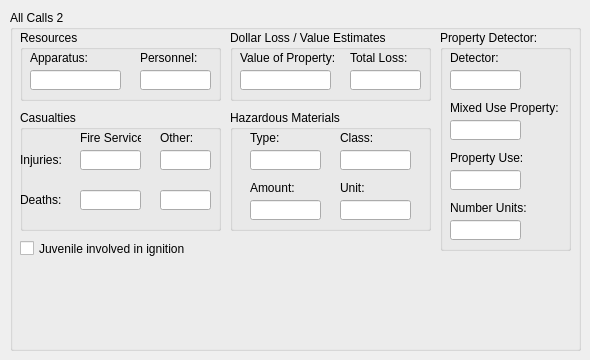
    <widget class="QWidget" name="tab_3">
     <attribute name="title">
      <string>All Calls 2</string>
     </attribute>
     <widget class="QGroupBox" name="groupBox_4">
      <property name="geometry">
       <rect>
        <x>10</x>
        <y>10</y>
        <width>571</width>
        <height>341</height>
       </rect>
      </property>
      <property name="title">
       <string>All Calls 2</string>
      </property>
      <widget class="QGroupBox" name="groupBox_5">
       <property name="geometry">
        <rect>
         <x>10</x>
         <y>20</y>
         <width>201</width>
         <height>71</height>
        </rect>
       </property>
       <property name="title">
        <string>Resources</string>
       </property>
       <widget class="QLabel" name="label_24">
        <property name="geometry">
         <rect>
          <x>10</x>
          <y>20</y>
          <width>71</width>
          <height>16</height>
         </rect>
        </property>
        <property name="text">
         <string>Apparatus:</string>
        </property>
       </widget>
       <widget class="QLabel" name="label_25">
        <property name="geometry">
         <rect>
          <x>120</x>
          <y>20</y>
          <width>71</width>
          <height>16</height>
         </rect>
        </property>
        <property name="text">
         <string>Personnel:</string>
        </property>
       </widget>
       <widget class="QLineEdit" name="DB_TEXT_AC2_Apparatus">
        <property name="geometry">
         <rect>
          <x>10</x>
          <y>40</y>
          <width>91</width>
          <height>20</height>
         </rect>
        </property>
       </widget>
       <widget class="QLineEdit" name="DB_TEXT_AC2_Personnel">
        <property name="geometry">
         <rect>
          <x>120</x>
          <y>40</y>
          <width>71</width>
          <height>20</height>
         </rect>
        </property>
       </widget>
      </widget>
      <widget class="QGroupBox" name="groupBox_6">
       <property name="geometry">
        <rect>
         <x>220</x>
         <y>20</y>
         <width>201</width>
         <height>71</height>
        </rect>
       </property>
       <property name="title">
        <string>Dollar Loss / Value Estimates</string>
       </property>
       <widget class="QLabel" name="label_26">
        <property name="geometry">
         <rect>
          <x>10</x>
          <y>20</y>
          <width>111</width>
          <height>16</height>
         </rect>
        </property>
        <property name="text">
         <string>Value of Property:</string>
        </property>
       </widget>
       <widget class="QLabel" name="label_27">
        <property name="geometry">
         <rect>
          <x>120</x>
          <y>20</y>
          <width>71</width>
          <height>16</height>
         </rect>
        </property>
        <property name="text">
         <string>Total Loss:</string>
        </property>
       </widget>
       <widget class="QLineEdit" name="DB_TEXT_AC2_ValueOfProperty">
        <property name="geometry">
         <rect>
          <x>10</x>
          <y>40</y>
          <width>91</width>
          <height>20</height>
         </rect>
        </property>
       </widget>
       <widget class="QLineEdit" name="DB_TEXT_AC2_TotalLoss">
        <property name="geometry">
         <rect>
          <x>120</x>
          <y>40</y>
          <width>71</width>
          <height>20</height>
         </rect>
        </property>
       </widget>
      </widget>
      <widget class="QGroupBox" name="groupBox_7">
       <property name="geometry">
        <rect>
         <x>430</x>
         <y>20</y>
         <width>131</width>
         <height>221</height>
        </rect>
       </property>
       <property name="title">
        <string>Property Detector:</string>
       </property>
       <widget class="QLineEdit" name="DB_TEXT_AC2_MixedUseProperty">
        <property name="geometry">
         <rect>
          <x>10</x>
          <y>90</y>
          <width>71</width>
          <height>20</height>
         </rect>
        </property>
       </widget>
       <widget class="QLineEdit" name="DB_TEXT_AC2_NumUnits">
        <property name="geometry">
         <rect>
          <x>10</x>
          <y>190</y>
          <width>71</width>
          <height>20</height>
         </rect>
        </property>
       </widget>
       <widget class="QLabel" name="label_36">
        <property name="geometry">
         <rect>
          <x>10</x>
          <y>20</y>
          <width>61</width>
          <height>16</height>
         </rect>
        </property>
        <property name="text">
         <string>Detector:</string>
        </property>
       </widget>
       <widget class="QLabel" name="label_37">
        <property name="geometry">
         <rect>
          <x>10</x>
          <y>170</y>
          <width>101</width>
          <height>16</height>
         </rect>
        </property>
        <property name="text">
         <string>Number Units:</string>
        </property>
       </widget>
       <widget class="QLineEdit" name="DB_TEXT_AC2_PropertyUse">
        <property name="geometry">
         <rect>
          <x>10</x>
          <y>140</y>
          <width>71</width>
          <height>20</height>
         </rect>
        </property>
       </widget>
       <widget class="QLabel" name="label_38">
        <property name="geometry">
         <rect>
          <x>10</x>
          <y>70</y>
          <width>111</width>
          <height>16</height>
         </rect>
        </property>
        <property name="text">
         <string>Mixed Use Property:</string>
        </property>
       </widget>
       <widget class="QLineEdit" name="DB_TEXT_AC2_PropertyDetector">
        <property name="geometry">
         <rect>
          <x>10</x>
          <y>40</y>
          <width>71</width>
          <height>20</height>
         </rect>
        </property>
       </widget>
       <widget class="QLabel" name="label_39">
        <property name="geometry">
         <rect>
          <x>10</x>
          <y>120</y>
          <width>101</width>
          <height>16</height>
         </rect>
        </property>
        <property name="text">
         <string>Property Use:</string>
        </property>
       </widget>
      </widget>
      <widget class="QGroupBox" name="groupBox_8">
       <property name="geometry">
        <rect>
         <x>10</x>
         <y>100</y>
         <width>201</width>
         <height>121</height>
        </rect>
       </property>
       <property name="title">
        <string>Casualties</string>
       </property>
       <widget class="QLabel" name="label_28">
        <property name="geometry">
         <rect>
          <x>60</x>
          <y>20</y>
          <width>61</width>
          <height>16</height>
         </rect>
        </property>
        <property name="text">
         <string>Fire Service:</string>
        </property>
       </widget>
       <widget class="QLabel" name="label_29">
        <property name="geometry">
         <rect>
          <x>140</x>
          <y>20</y>
          <width>51</width>
          <height>16</height>
         </rect>
        </property>
        <property name="text">
         <string>Other:</string>
        </property>
       </widget>
       <widget class="QLineEdit" name="DB_TEXT_AC2_InjuriesFireService">
        <property name="geometry">
         <rect>
          <x>60</x>
          <y>40</y>
          <width>61</width>
          <height>20</height>
         </rect>
        </property>
       </widget>
       <widget class="QLineEdit" name="DB_TEXT_AC2_InjuriesOther">
        <property name="geometry">
         <rect>
          <x>140</x>
          <y>40</y>
          <width>51</width>
          <height>20</height>
         </rect>
        </property>
       </widget>
       <widget class="QLineEdit" name="DB_TEXT_AC2_DeathsOther">
        <property name="geometry">
         <rect>
          <x>140</x>
          <y>80</y>
          <width>51</width>
          <height>20</height>
         </rect>
        </property>
       </widget>
       <widget class="QLineEdit" name="DB_TEXT_AC2_DeathsFireService">
        <property name="geometry">
         <rect>
          <x>60</x>
          <y>80</y>
          <width>61</width>
          <height>20</height>
         </rect>
        </property>
       </widget>
       <widget class="QLabel" name="label_30">
        <property name="geometry">
         <rect>
          <x>0</x>
          <y>40</y>
          <width>51</width>
          <height>20</height>
         </rect>
        </property>
        <property name="text">
         <string>Injuries:</string>
        </property>
       </widget>
       <widget class="QLabel" name="label_31">
        <property name="geometry">
         <rect>
          <x>0</x>
          <y>80</y>
          <width>51</width>
          <height>20</height>
         </rect>
        </property>
        <property name="text">
         <string>Deaths:</string>
        </property>
       </widget>
      </widget>
      <widget class="QGroupBox" name="groupBox_9">
       <property name="geometry">
        <rect>
         <x>220</x>
         <y>100</y>
         <width>201</width>
         <height>121</height>
        </rect>
       </property>
       <property name="title">
        <string>Hazardous Materials</string>
       </property>
       <widget class="QLabel" name="label_32">
        <property name="geometry">
         <rect>
          <x>20</x>
          <y>20</y>
          <width>61</width>
          <height>16</height>
         </rect>
        </property>
        <property name="text">
         <string>Type:</string>
        </property>
       </widget>
       <widget class="QLabel" name="label_33">
        <property name="geometry">
         <rect>
          <x>110</x>
          <y>20</y>
          <width>51</width>
          <height>16</height>
         </rect>
        </property>
        <property name="text">
         <string>Class:</string>
        </property>
       </widget>
       <widget class="QLineEdit" name="DB_TEXT_AC2_HazMatType">
        <property name="geometry">
         <rect>
          <x>20</x>
          <y>40</y>
          <width>71</width>
          <height>20</height>
         </rect>
        </property>
       </widget>
       <widget class="QLineEdit" name="DB_TEXT_AC2_HazMatClass">
        <property name="geometry">
         <rect>
          <x>110</x>
          <y>40</y>
          <width>71</width>
          <height>20</height>
         </rect>
        </property>
       </widget>
       <widget class="QLineEdit" name="DB_TEXT_AC2_HazMatUnit">
        <property name="geometry">
         <rect>
          <x>110</x>
          <y>90</y>
          <width>71</width>
          <height>20</height>
         </rect>
        </property>
       </widget>
       <widget class="QLineEdit" name="DB_TEXT_AC2_HazMatAmount">
        <property name="geometry">
         <rect>
          <x>20</x>
          <y>90</y>
          <width>71</width>
          <height>20</height>
         </rect>
        </property>
       </widget>
       <widget class="QLabel" name="label_34">
        <property name="geometry">
         <rect>
          <x>110</x>
          <y>70</y>
          <width>41</width>
          <height>16</height>
         </rect>
        </property>
        <property name="text">
         <string>Unit:</string>
        </property>
       </widget>
       <widget class="QLabel" name="label_35">
        <property name="geometry">
         <rect>
          <x>20</x>
          <y>70</y>
          <width>51</width>
          <height>16</height>
         </rect>
        </property>
        <property name="text">
         <string>Amount:</string>
        </property>
       </widget>
      </widget>
      <widget class="QCheckBox" name="DB_TEXT_AC2_JuvenileInvolvement">
       <property name="geometry">
        <rect>
         <x>10</x>
         <y>230</y>
         <width>211</width>
         <height>17</height>
        </rect>
       </property>
       <property name="text">
        <string>Juvenile involved in ignition</string>
       </property>
      </widget>
     </widget>
    </widget>
